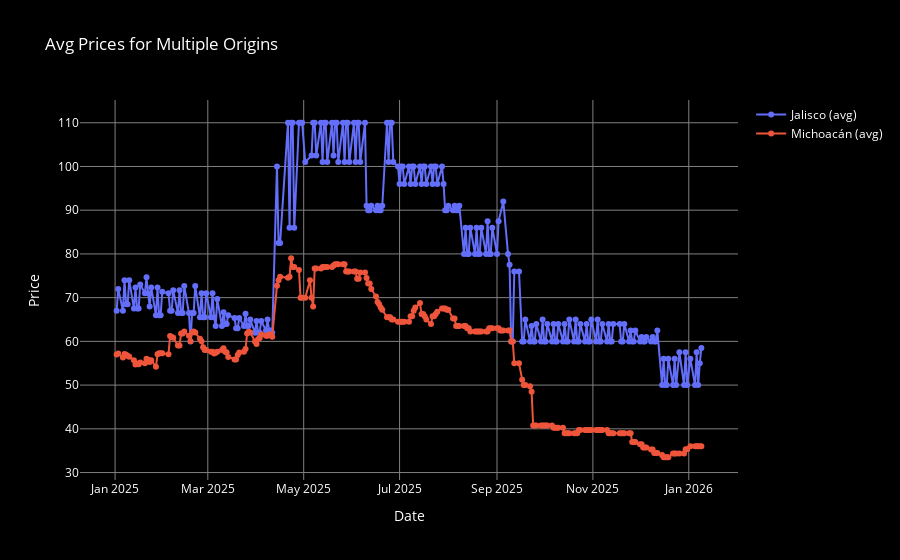

The cell this chart's notebook holds for it:
### Code cell
plot_prices_multiple_origins(data, ['Jalisco', 'Michoacán'], price_type='avg')

### Figure 1 — Plotly figure (JSON) as saved in the notebook; plotly's stock layout.template omitted (floating-point values rounded to 4 significant figures; data arrays with more than 128 entries replaced by an {"elided": "..."} marker saying what was removed)
{"data": [{"mode": "lines+markers", "name": "Jalisco (avg)", "type": "scatter", "x": {"elided": "255 str values"}, "y": {"elided": "255 float values"}}, {"mode": "lines+markers", "name": "Michoacán (avg)", "type": "scatter", "x": {"elided": "258 str values"}, "y": {"elided": "258 float values"}}], "layout": {"font": {"color": "white"}, "paper_bgcolor": "black", "plot_bgcolor": "black", "title": {"text": "Avg Prices for Multiple Origins"}, "xaxis": {"gridcolor": "gray", "showgrid": true, "title": {"text": "Date"}}, "yaxis": {"gridcolor": "gray", "showgrid": true, "title": {"text": "Price"}}}}
